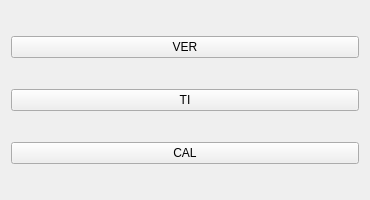
<?xml version="1.0" encoding="UTF-8"?>
<ui version="4.0">
 <class>Form</class>
 <widget class="QWidget" name="Form">
  <property name="geometry">
   <rect>
    <x>0</x>
    <y>0</y>
    <width>370</width>
    <height>200</height>
   </rect>
  </property>
  <property name="acceptDrops">
   <bool>true</bool>
  </property>
  <property name="windowTitle">
   <string>Form</string>
  </property>
  <layout class="QVBoxLayout" name="verticalLayout">
   <item>
    <widget class="QPushButton" name="pushButton">
     <property name="text">
      <string>VER</string>
     </property>
    </widget>
   </item>
   <item>
    <widget class="QPushButton" name="pushButton_2">
     <property name="text">
      <string>TI</string>
     </property>
    </widget>
   </item>
   <item>
    <widget class="QPushButton" name="pushButton_3">
     <property name="text">
      <string>CAL</string>
     </property>
    </widget>
   </item>
  </layout>
 </widget>
 <resources/>
 <connections/>
</ui>
